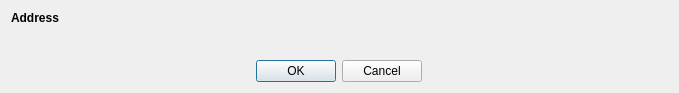
<?xml version="1.0" encoding="UTF-8"?>
<ui version="4.0">
 <class>ScanQRCodeDialog</class>
 <widget class="QDialog" name="ScanQRCodeDialog">
  <property name="geometry">
   <rect>
    <x>0</x>
    <y>0</y>
    <width>679</width>
    <height>93</height>
   </rect>
  </property>
  <property name="windowTitle">
   <string>Add address from QRCode</string>
  </property>
  <layout class="QVBoxLayout" name="verticalLayout">
   <item>
    <layout class="QFormLayout" name="formLayout">
     <item row="0" column="0">
      <widget class="QLabel" name="addressLabel">
       <property name="font">
        <font>
         <weight>75</weight>
         <bold>true</bold>
        </font>
       </property>
       <property name="text">
        <string>Address</string>
       </property>
      </widget>
     </item>
     <item row="0" column="1">
      <widget class="QLabel" name="addressValueLabel">
       <property name="text">
        <string/>
       </property>
       <property name="textInteractionFlags">
        <set>Qt::LinksAccessibleByMouse|Qt::TextSelectableByKeyboard|Qt::TextSelectableByMouse</set>
       </property>
      </widget>
     </item>
    </layout>
   </item>
   <item alignment="Qt::AlignHCenter">
    <widget class="QLabel" name="errorLabel">
     <property name="styleSheet">
      <string notr="true">color: rgb(255, 0, 0)</string>
     </property>
    </widget>
   </item>
   <item alignment="Qt::AlignHCenter">
    <widget class="QDialogButtonBox" name="buttonBox">
     <property name="enabled">
      <bool>true</bool>
     </property>
     <property name="orientation">
      <enum>Qt::Horizontal</enum>
     </property>
     <property name="standardButtons">
      <set>QDialogButtonBox::Cancel|QDialogButtonBox::Ok</set>
     </property>
    </widget>
   </item>
  </layout>
 </widget>
 <resources>
  <include location="../../icons/tikka.slots.pyqt.resources.icons.index.qrc"/>
 </resources>
 <connections>
  <connection>
   <sender>buttonBox</sender>
   <signal>accepted()</signal>
   <receiver>ScanQRCodeDialog</receiver>
   <slot>accept()</slot>
   <hints>
    <hint type="sourcelabel">
     <x>248</x>
     <y>254</y>
    </hint>
    <hint type="destinationlabel">
     <x>157</x>
     <y>274</y>
    </hint>
   </hints>
  </connection>
  <connection>
   <sender>buttonBox</sender>
   <signal>rejected()</signal>
   <receiver>ScanQRCodeDialog</receiver>
   <slot>reject()</slot>
   <hints>
    <hint type="sourcelabel">
     <x>316</x>
     <y>260</y>
    </hint>
    <hint type="destinationlabel">
     <x>286</x>
     <y>274</y>
    </hint>
   </hints>
  </connection>
 </connections>
</ui>
